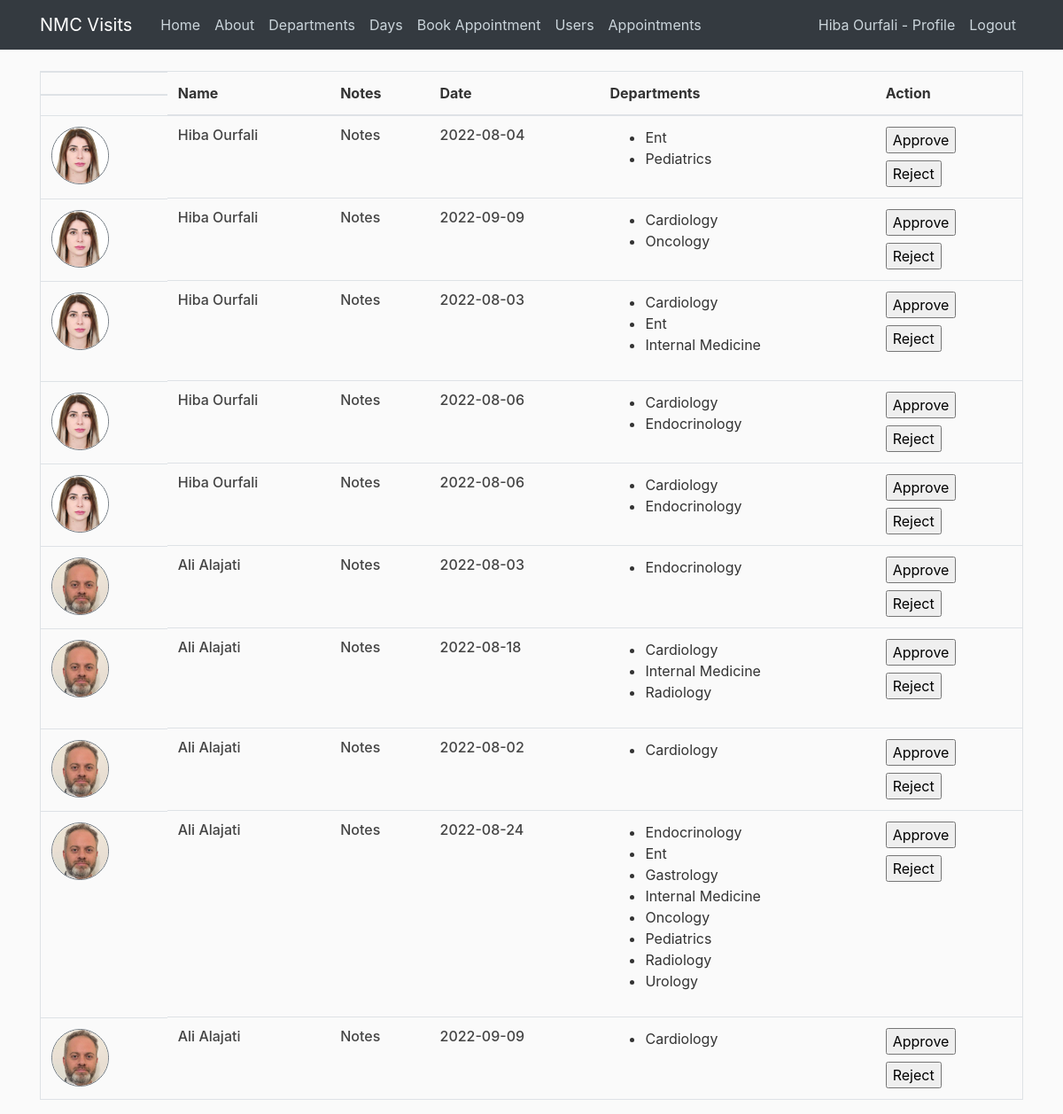
The app's page /appointments (signed in) with its own data.
### nmcvisits/models.py (models this page shows, shortened)
class User(db.Model, UserMixin):
    id = db.Column(db.Integer, primary_key=True)
    username = db.Column(db.String(100), nullable=False)
    email = db.Column(db.String(100), unique=True, nullable=False)
    password = db.Column(db.String(), nullable=False)
    company = db.Column(db.String())
    jobTitle = db.Column(db.String())
    phone = db.Column(db.String())
    imageFile = db.Column(db.String(20), nullable=False, default='default.jpg')
    role = db.Column(db.String(20), nullable=False, default="Visitor")
    notes = db.Column(db.String(300))
    appointments = db.relationship('Appointment', backref='visitor', lazy=True)

class Appointment(db.Model):
    id = db.Column(db.Integer, primary_key=True)
    appointmentDate = db.Column(db.DateTime, nullable=False)
    creationDate = db.Column(db.DateTime, nullable=False, default=datetime.now)
    visitor_id = db.Column(db.Integer, db.ForeignKey('user.id'), nullable=False)
    departments = db.relationship('VisitedDepartments', backref='visitedDepartments', lazy=True)

class Departments(db.Model):
    id = db.Column(db.Integer, primary_key=True)
    departmentName = db.Column(db.String(50), nullable=False)

### nmcvisits/routes.py (the view)
@app.route("/appointments", methods=["POST", "GET"])
@login_required
def appointments():
    allAppointments = []
    appointments = Appointment.query.all()
    for appointment in appointments:
        user = User.query.filter_by(id=appointment.visitor_id).first()
        departments_id = VisitedDepartments.query.filter_by(appointment_id=appointment.id).all()
        departments = []
        for dpt in departments_id:
            department = Departments.query.filter_by(id=dpt.department_id).first()
            departments.append(department.departmentName)
        createdAppointment = {}
        createdAppointment["appointment"] = appointment
        createdAppointment["user"] = user
        createdAppointment["departments"] = departments
        allAppointments.append(createdAppointment)
    return render_template("appointments.html", sidebar = False, title = "Appointments", data=allAppointments)

### nmcvisits/models.py (called while the page is built)
@login_manager.user_loader
def load_user(user_id):
    return User.query.get(int(user_id))

### nmcvisits/templates/appointments.html (shortened to what this page needs)
{% extends "layout.html" %}
{% block body %}
    <table class="table border">
        <thead>
            <tr>
            <th class="d-none d-lg-block"></th>
            <th>Name</th>
            <th>Notes</th>
            <th>Date</th>
            <th>Departments</th>
            <th>Action</th>
            </tr>
        </thead>
        <tbody>
            {% for d in data %}
            <tr>
                <td class="d-none d-lg-block">
                    <img class="rounded-circle border border-secondary article-img" src="{{url_for('static', filename='profile_photos/' + d.user.imageFile)}}" alt="user photo">
                </td>
                <td><h6>{{d.user.username}}</h6></td>
                <td>
                    <h6>
                        Notes
                    </h6>
                </td>
                <td><h6>{{d.appointment.appointmentDate.date()}}</h6></td>
                <td>
                    <ul>
                        {% for dpt in d.departments %}
                        <li>
                            {{dpt}}
                        </li>
                    {% endfor %}
                    </ul>
                </td>
                <td>
                    <form action="" method="Post" class="mb-2">
                        <input type="submit" value="Approve">
                    </form>
                    <form action="" method="Post">
                        <input type="submit" value="Reject">
                    </form>
                </td>
            </tr>
            {% endfor %}
        </tbody>
    </table>
{% endblock %}

### nmcvisits/templates/layout.html (shortened to what this page needs)
<!DOCTYPE html>
<html>
<head>
    <link rel="stylesheet" href="https://maxcdn.bootstrapcdn.com/bootstrap/4.0.0/css/bootstrap.min.css">
    <link rel="stylesheet" type="text/css" href="{{ url_for('static', filename='styles.css') }}">
</head>
<body>
    <header class="site-header">
      <nav class="navbar navbar-expand-md navbar-dark bg-dark fixed-top">
        <div class="container">
          <a class="navbar-brand mr-4" href="/">NMC Visits</a>
          <div class="collapse navbar-collapse" id="navbarToggle">
            <div class="navbar-nav mr-auto">
              <a class="nav-item nav-link" href="{{ url_for('home') }}">Home</a>
              <a class="nav-item nav-link" href="{{ url_for('about') }}">About</a>
              <a class="nav-item nav-link" href="{{ url_for('departments') }}">Departments</a>
              <a class="nav-item nav-link" href="{{ url_for('allowedDaysToVisit') }}">Days</a>
              <a class="nav-item nav-link" href="{{ url_for('createAppointment') }}">Book Appointment</a>
              <a class="nav-item nav-link" href="{{ url_for('users') }}">Users</a>
              <a class="nav-item nav-link" href="{{ url_for('appointments') }}">Appointments</a>
            </div>
            <div class="navbar-nav">
              {% if current_user.is_authenticated %}
              <a class="nav-item nav-link" href="{{ url_for('profile') }}">{{current_user.username}} - Profile</a>
              <a class="nav-item nav-link" href="{{ url_for('logout') }}">Logout</a>
              {% else %}
              <a class="nav-item nav-link" href="{{ url_for('login') }}">Login</a>
              <a class="nav-item nav-link" href="{{ url_for('register') }}">Register</a>
              {% endif %}
            </div>
          </div>
        </div>
      </nav>
    </header>
    <main role="main" class="container">
      <div class="row">
        {% if sidebar %}
        <div class="col-md-{{12-sidebar}}">
        {% else %}
        <div class="col-md-12">
        {% endif %}
          {% block body %}
          {% endblock %}
        </div>
      </div>
    </main>
</body>
</html>

### nmcvisits/static/styles.css (style rules this page uses)
body { background: #fafafa; color: #333333; margin-top: 5rem; }
h1, h2, h3, h4, h5, h6 { color: #444444; }
.site-header .navbar-nav .nav-link { color: #cbd5db; }
.article-img { height: 65px; width: 65px; }

### records on screen
User: username "Hiba Ourfali", imageFile (picture), user.username "Hiba Ourfali" "Hiba Ourfali" "Hiba Ourfali" "Hiba Ourfali" "Hiba Ourfali"
Appointment: appointment.appointmentDate "2022-08-04"
Departments: departmentName "Ent"
Departments: departmentName "Pediatrics"
Appointment: appointment.appointmentDate "2022-09-09"
Departments: departmentName "Cardiology"
Departments: departmentName "Oncology"
Appointment: appointment.appointmentDate "2022-08-03"
Departments: departmentName "Internal Medicine"
Appointment: appointment.appointmentDate "2022-08-06"
Departments: departmentName "Endocrinology"
Appointment: appointment.appointmentDate "2022-08-06"
User: imageFile (picture), user.username "Ali Alajati" "Ali Alajati" "Ali Alajati" "Ali Alajati" "Ali Alajati"
Appointment: appointment.appointmentDate "2022-08-03"
Appointment: appointment.appointmentDate "2022-08-18"
Departments: departmentName "Radiology"
Appointment: appointment.appointmentDate "2022-08-02"
Appointment: appointment.appointmentDate "2022-08-24"
Departments: departmentName "Gastrology"
Departments: departmentName "Urology"
Appointment: appointment.appointmentDate "2022-09-09"
